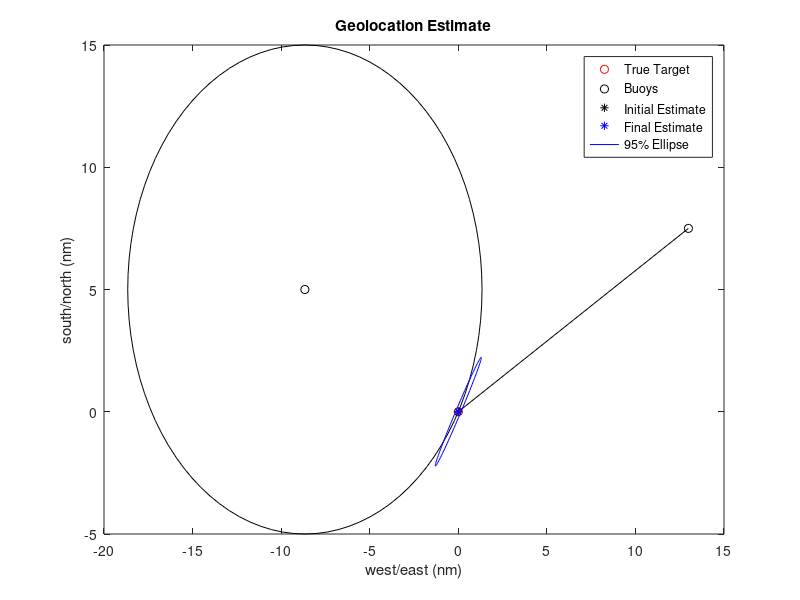

Source code (MATLAB):
% Passive Geolocation Homework 8 Problem 2 - Tim Cardenuto

clear
% True Target location
target = plot(0,0,'or')
hold on

% Buoy 1 - DOA
a1=[(sin(60/180*pi)*15*1852);(cos(60/180*pi)*15*1852)];
range1=15*1852;
theta1=-(90+60)/180*pi;
sigma1=2/180*pi;
u1=[cos(theta1);sin(theta1)];
M1 = eye(2)-u1*u1';
buoys = plot(a1(1)/1852, a1(2)/1852, 'ok')
plot([a1(1)/1852 (100*cos(theta1)/1852)],[a1(2)/1852 (100*sin(theta1)/1852)], 'k')

% Buoy 2 - range
a2=[-(sin(60/180*pi)*10*1852);(cos(60/180*pi)*10*1852)];
range2=10*1852;
theta2=-(90-60)/180*pi;
sigma2=100;
u2=[cos(theta2);sin(theta2)];
M2 = eye(2)-u2*u2';
plot(a2(1)/1852, a2(2)/1852, 'ok')
th = 0:pi/50:2*pi;
xunit = range2/1852 * cos(th) + a2(1)/1852;
yunit = range2/1852 * sin(th) + a2(2)/1852;
plot(xunit, yunit, 'k');

% Initial position estimate given by Moore-Penrose solution
xhat = inv(M1+M2)*(M1*a1+M2*a2);
guess = plot(xhat(1)/1852, xhat(2)/1852, '*k')

% Final Estimation by Iterated Least Squares 
% DOA h and H
% h(x) = theta = arctan((x2-a2),(x1-a1))
% H = (1/r)*[-sin(h) cos(h)]
% Range h and H
% h = r = ((x-a)'*(x-a))^.5
% H = (1/r)*(x-a)'
count = 1;
maxcount = 10;
error = 100;
maxerror = .1;
xhatold = xhat;
% Using two measurements - 1 DOA and 1 range
z = [theta1;range2];
R = [sigma1*sigma1, 0; 0, sigma2*sigma2];
while (count < maxcount & error > maxerror)
    h = [atan2((xhatold(2)-a1(2)),(xhatold(1)-a1(1))); ...
        ((xhatold-a2)'*(xhatold-a2))^.5];
    H = [(1/(((xhatold-a1)'*(xhatold-a1))^.5))*[-sin(h(1)) cos(h(1))]; ...
        (1/(((xhatold-a2)'*(xhatold-a2))^.5))*(xhatold-a2)'];
    P = inv(H'*inv(R)*H);
    xhatnew = xhatold + P*H'*inv(R)*(z-h);
    error = abs(xhatnew - xhatold);
    xhatold = xhatnew;
    count = count+1
end

% 95% EEP
eigenvalues = eig(P);
k = 5.9915;
semimajor = sqrt(k*max(eigenvalues))
semiminor = sqrt(k*min(eigenvalues))

final = plot(xhatnew(1)/1852, xhatnew(2)/1852, '*b')
hold on
% Create and scale ellipse
theta = linspace(0,2*pi);
ellipse = [semimajor*cos(theta);semiminor*sin(theta)]';
% Rotate ellipse
[U, D] = eig(P);
eigenvector = U(:,2);
angle = atan2(eigenvector(2), eigenvector(1));
if(angle < 0)
    angle = angle + 2*pi;
end
R = [cos(angle),sin(angle);-sin(angle),cos(angle)];
ellipse = ellipse * R;
% Shift ellipse and plot 
eep = plot((ellipse(:,1)+xhatnew(1))/1852,(ellipse(:,2)+xhatnew(2))/1852,'-b')
xlabel('west/east (nm)')
ylabel('south/north (nm)')
title('Geolocation Estimate')
legend([target,buoys,guess,final,eep],'True Target','Buoys','Initial Estimate','Final Estimate','95% Ellipse')